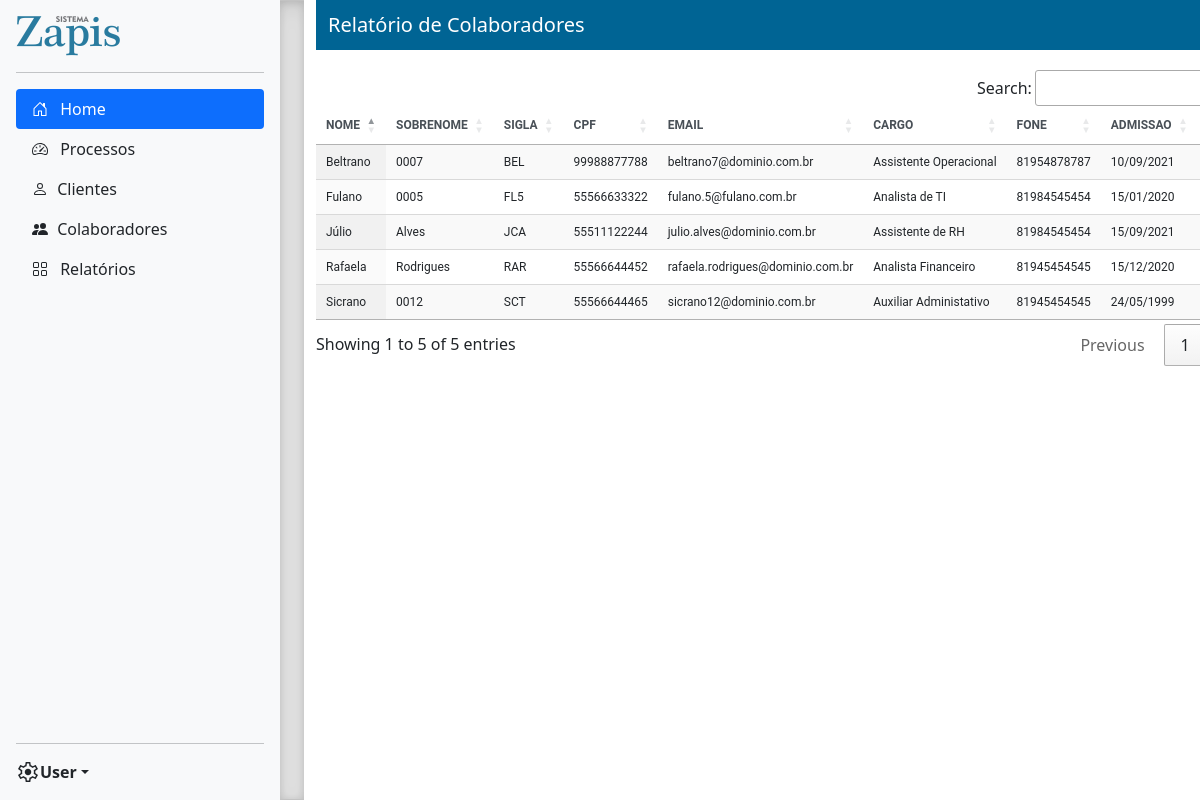
Page /relatorios/colaboradores/ (signed in) on the committed database.
### app/models.py (models this page shows, shortened)
class Colaborador(models.Model):
    STATUS = (
        ('ATIVO', 'ATIVO'),
        ('INATIVO', 'INATIVO')
    )
    nome_completo = models.CharField(max_length=200)
    nome = models.CharField(max_length=30)
    sobrenome = models.CharField(max_length=30)
    sigla = models.CharField(max_length=3)
    cpf = models.CharField(max_length=14)
    data_nascimento = models.DateField()
    email_institucional = models.EmailField()
    email_pessoal = models.EmailField()
    telefone = models.CharField(max_length=20)
    cargo = models.CharField(max_length=20)
    data_admissao = models.DateField()
    data_rescisao = models.DateField(null=True, blank=True)
    contatos_emergencia = models.TextField(null=True, blank=True)
    status = models.CharField(max_length=10, choices=STATUS, default='ATIVO')
    class Meta:
        verbose_name_plural = "Colaborador"

### app/views.py (the view)
# urls.py: path('relatorios/colaboradores/', views.carregar_relatorio_colaborador, name='relatorio_colaboradores'),
@login_required
def carregar_relatorio_colaborador(request):
    objColaborador = Colaborador.objects.all()
    context = {
        'objColaborador': objColaborador
    }
    return render(request, 'relatorio_colaboradores.html', context)

### app/templates/relatorio_colaboradores.html (shortened to what this page needs)
{% extends 'base.html' %}
{% block subhead %}Relatório de Colaboradores{% endblock %}
{% block content %}
    <table class="display nowrap" id="relTbColaboradores" style="font-family: 'Roboto', sans-serif; font-size: 12px; width:100%">
          <thead class="table-light" style="font-weight: bold; color: #495057">
            <tr>
                <th>NOME</th>
                <th>SOBRENOME</th>
                <th>SIGLA</th>
                <th>CPF</th>
                <th>EMAIL</th>
                <th>CARGO</th>
                <th>FONE</th>
                <th>ADMISSAO</th>
                <th>STATUS</th>
            </tr>
          </thead>
          <tbody>
              {% for colaborador in objColaborador %}
                <tr>
                    <td>{{ colaborador.nome }}</td>
                    <td>{{ colaborador.sobrenome }}</td>
                    <td>{{ colaborador.sigla }}</td>
                    <td>{{ colaborador.cpf }}</td>
                     <td>{{ colaborador.email_institucional }}</td>
                    <td>{{ colaborador.cargo }}</td>
                    <td>{{ colaborador.telefone }}</td>
                    <td>{{ colaborador.data_admissao|date:'d/m/Y' }}</td>
                    <td>{{ colaborador.status }}</td>
                </tr>
             {% endfor %}
          </tbody>
    </table>
{% endblock %}

### static/css/sidebars.css (style rules this page uses)
body { min-height: 100vh; min-height: -webkit-fill-available; }
html { height: -webkit-fill-available; }

### rows in the picture
Colaborador: nome "Fulano", sobrenome "0005", sigla "FL5", cpf "55566633322", email_institucional "fulano.5@fulano.com.br", cargo "Analista de TI", telefone "81984545454", data_admissao "15/01/2020"
Colaborador: nome "Júlio", sobrenome "Alves", sigla "JCA", cpf "55511122244", email_institucional "julio.alves@dominio.com.br", cargo "Assistente de RH", telefone "81984545454", data_admissao "15/09/2021"
Colaborador: nome "Sicrano", sobrenome "0012", sigla "SCT", cpf "55566644465", email_institucional "sicrano12@dominio.com.br", cargo "Auxiliar Administativo", telefone "81945454545", data_admissao "24/05/1999"
Colaborador: nome "Rafaela", sobrenome "Rodrigues", sigla "RAR", cpf "55566644452", email_institucional "rafaela.rodrigues@dominio.com.br", cargo "Analista Financeiro", telefone "81945454545", data_admissao "15/12/2020"
Colaborador: nome "Beltrano", sobrenome "0007", sigla "BEL", cpf "99988877788", email_institucional "beltrano7@dominio.com.br", cargo "Assistente Operacional", telefone "81954878787", data_admissao "10/09/2021"
